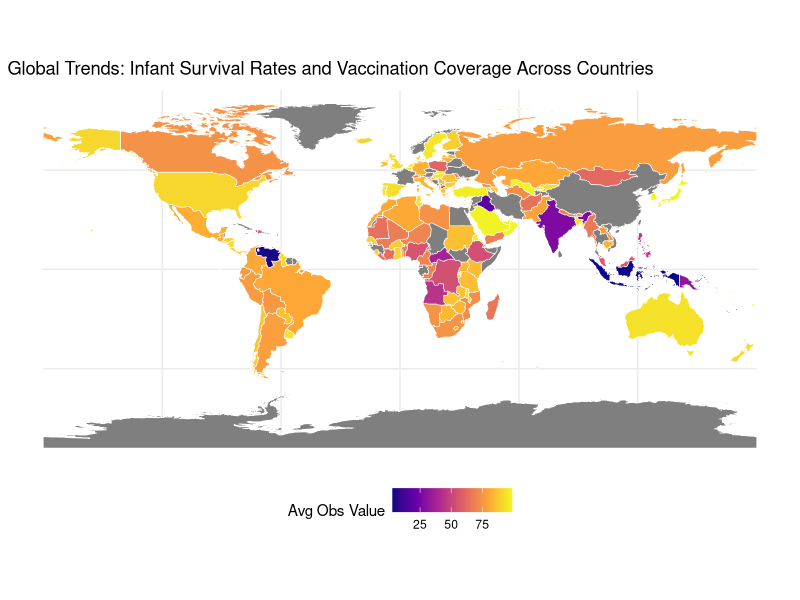
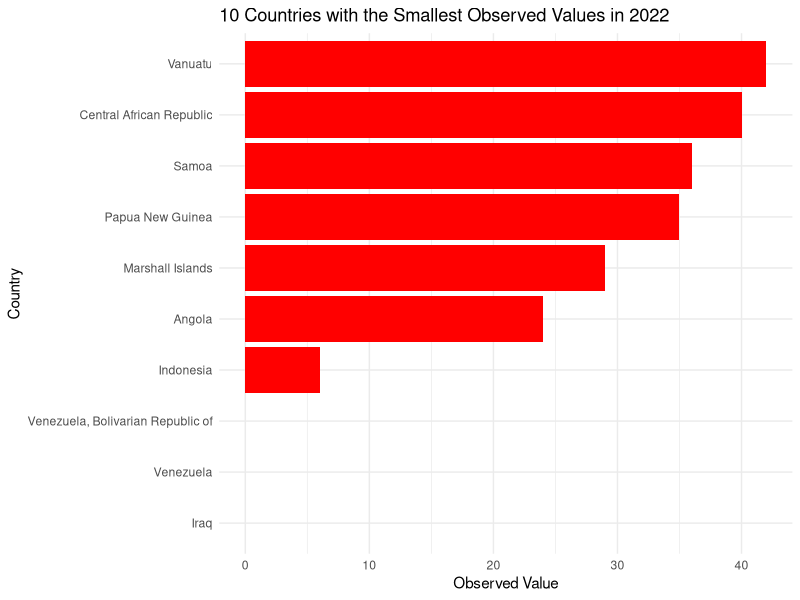
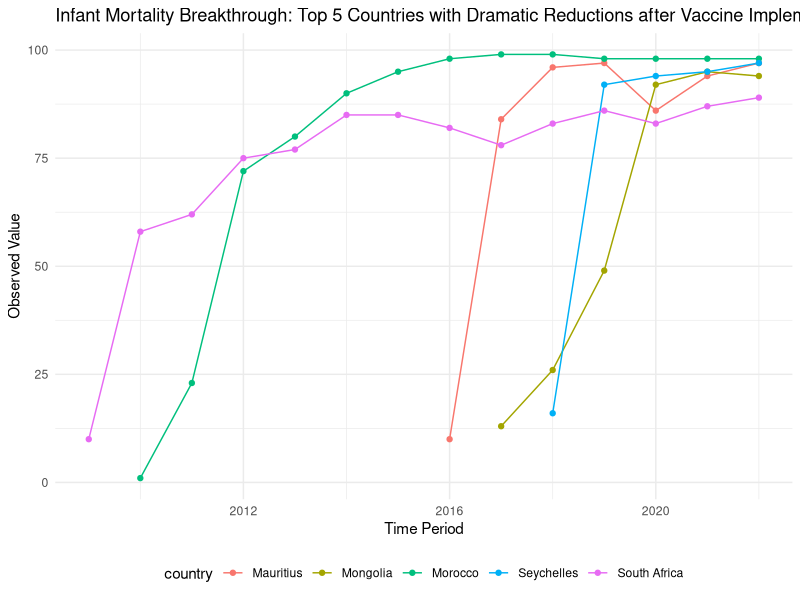
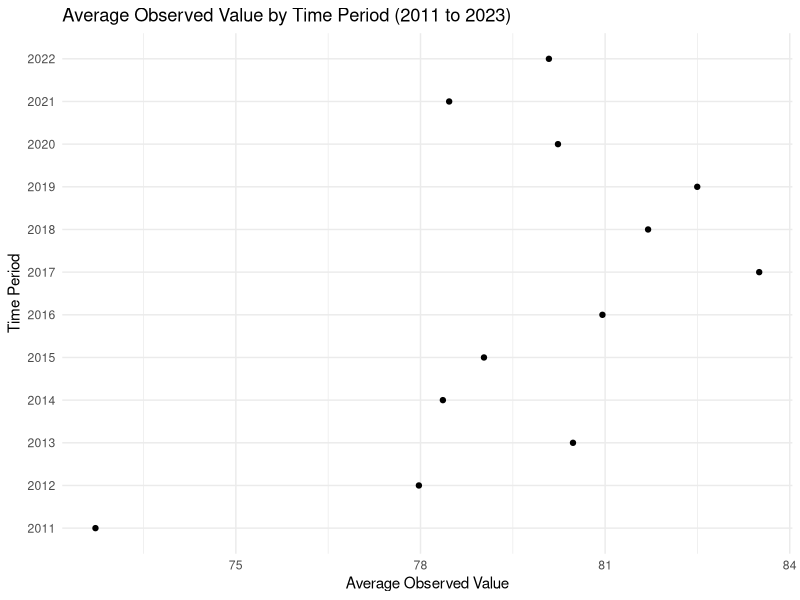

These figures' R source, in order:
## ---- chunk 1
knitr::opts_chunk$set(warning = FALSE, message = FALSE) 
my_data <- read.csv("unicef_indicator_2 (1).csv")
## ---- chunk 2
library(ggplot2)
library(dplyr)
library(sf)
library(rnaturalearth)
library(rnaturalearthdata)


avg_obs_value <- my_data %>%
  group_by(alpha_3_code) %>%
  summarize(avg_value = mean(obs_value, na.rm = TRUE))  # Replace na.rm = TRUE if you want to ignore NA values

world <- ne_countries(scale = "medium", returnclass = "sf")

world_data <- world %>%
  left_join(avg_obs_value, by = c("iso_a3" = "alpha_3_code"))


ggplot(data = world_data) +
  geom_sf(aes(fill = avg_value), color = "white") +
  scale_fill_viridis_c(name = "Avg Obs Value", option = "C") +
  labs(title = "Global Trends: Infant Survival Rates and Vaccination Coverage Across Countries") +
  theme_minimal() +
  theme(legend.position = "bottom")

## ---- chunk 3
top_10_2022_asc <- my_data %>%
  dplyr::filter(time_period == 2022) %>%
  dplyr::arrange(obs_value) %>%
  dplyr::slice_min(order_by = obs_value, n = 10)

ggplot(top_10_2022_asc, aes(x = reorder(country, obs_value), y = obs_value)) +
  geom_bar(stat = "identity", fill = "red") +
  labs(x = "Country", y = "Observed Value",
       title = "10 Countries with the Smallest Observed Values in 2022") +
  theme_minimal() +
  coord_flip()
## ---- chunk 4
df_time_filtered <- my_data %>%
  filter(time_period >= 2009, time_period <= 2023)

df_change <- df_time_filtered %>%
  group_by(country) %>%
  summarise(
    start_value = first(obs_value[time_period == min(time_period)]),
    end_value = last(obs_value[time_period == max(time_period)]),
    change = end_value - start_value
  ) %>%
  ungroup()

top_countries <- df_change %>%
  arrange(desc(change)) %>%
  top_n(5, change) %>%
  select(country)

df_top_countries <- df_time_filtered %>%
  filter(country %in% top_countries$country)


ggplot(df_top_countries, aes(x = time_period, y = obs_value, color = country)) +
  geom_line() +
  geom_point() +
  labs(title = "Infant Mortality Breakthrough: Top 5 Countries with Dramatic Reductions after Vaccine Implementation",
       x = "Time Period",
       y = "Observed Value") +
  theme_minimal() +
  theme(legend.position = "bottom")
## ---- chunk 5
df_filtered <- my_data %>%
  filter(time_period >= 2011, time_period <= 2023)


time_period_averages <- df_filtered %>%
  group_by(time_period) %>%
  summarize(avg_obs_value = mean(obs_value, na.rm = TRUE)) %>%
  arrange(desc(avg_obs_value))

ggplot(time_period_averages, aes(x = avg_obs_value, y = as.factor(time_period))) +
  geom_point() +
  labs(x = "Average Observed Value", y = "Time Period", title = "Average Observed Value by Time Period (2011 to 2023)") +
  theme_minimal()
